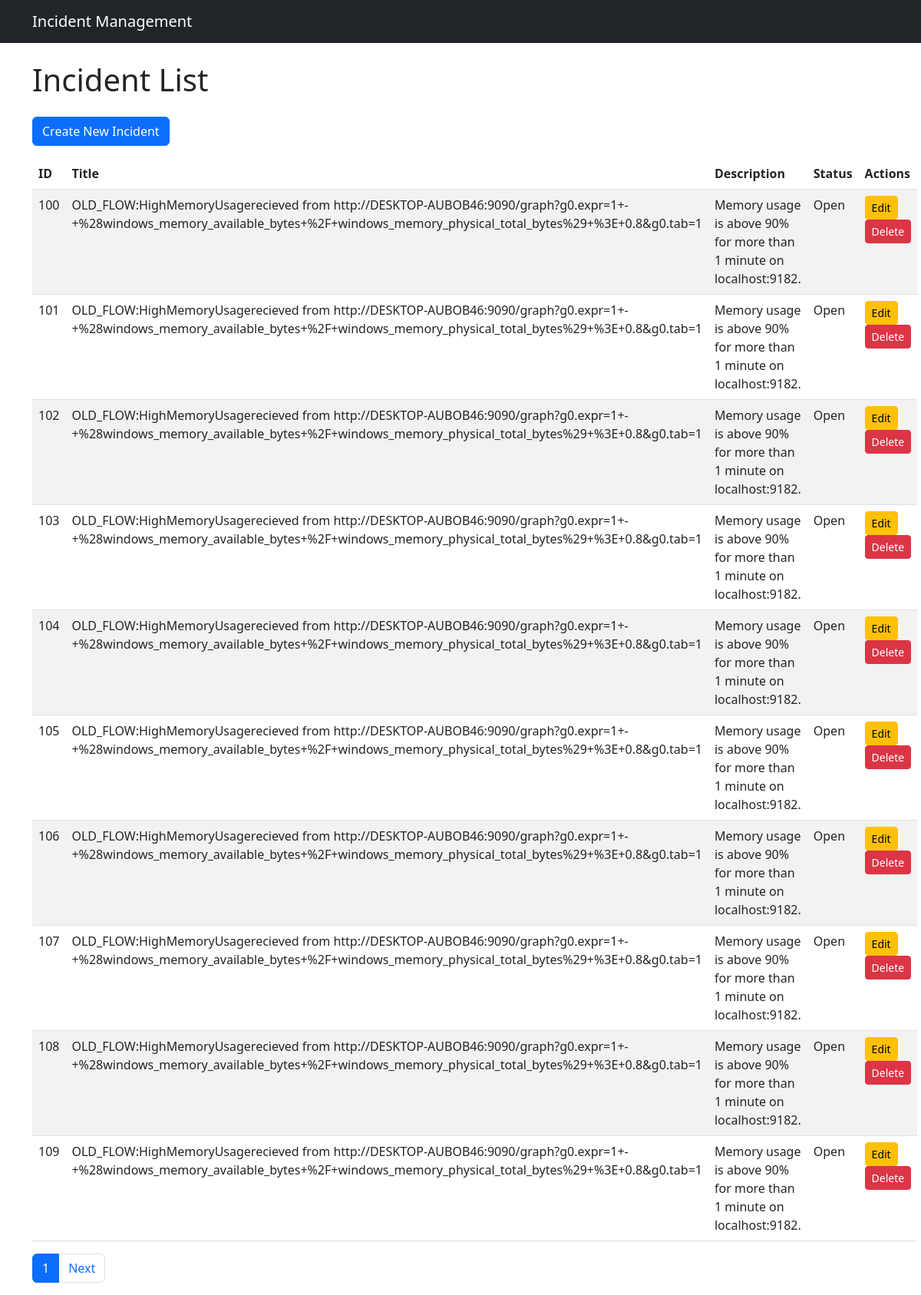
Page /ui/ on the committed database.
### ITSM/models.py (models this page shows, shortened)
class Incident(models.Model):
    STATUS_CHOICES = [
        ('Open', 'Open'),
        ('In Progress', 'In Progress'),
        ('Closed', 'Closed'),
    ]
    title = models.CharField(max_length=200)
    description = models.TextField()
    status = models.CharField(max_length=20, choices=STATUS_CHOICES, default='Open')
    created_at = models.DateTimeField(auto_now_add=True)
    updated_at = models.DateTimeField(auto_now=True)

### ITSM/views.py (the view)
# urls.py: path('ui/', views.incident_list, name='incident_list'),
def incident_list(request):
    incidents = Incident.objects.all()  # Fetch all incidents
    paginator = Paginator(incidents, 10)  # Show 10 incidents per page
    page_number = request.GET.get('page')  # Get page number from the URL
    page_obj = paginator.get_page(page_number)  # Get the paginated data
    return render(request, 'incident_list.html', {'page_obj': page_obj})

### ITSM/templates/incident_list.html (shortened to what this page needs)
{% extends 'base.html' %}
{% block content %}
<h1 class="mb-4">Incident List</h1>
<a href="{% url 'incident_create' %}" class="btn btn-primary mb-3">Create New Incident</a>
<table class="table table-striped">
    <thead>
        <tr>
            <th>ID</th>
            <th>Title</th>
            <th>Description</th>
            <th>Status</th>
            <th>Actions</th>
        </tr>
    </thead>
    <tbody>
        {% for incident in page_obj %}
        <tr>
            <td>{{ incident.id }}</td>
            <td>{{ incident.title }}</td>
            <td>{{ incident.description }}</td>
            <td>{{ incident.status }}</td>
            <td>
                <a href="{% url 'incident_edit' incident.id %}" class="btn btn-sm btn-warning">Edit</a>
                <button type="button" class="btn btn-danger btn-sm" data-bs-toggle="modal" data-bs-target="#deleteModal" data-incident-id="{{ incident.id }}" data-incident-title="{{ incident.title }}">
                    Delete
                </button>
            </td>
        </tr>
        </div>
        {% endfor %}
<nav aria-label="Page navigation">
    <ul class="pagination">
        <li class="page-item active">
            <a class="page-link" href="#">{{ page_obj.number }}</a>
        </li>
        {% if page_obj.has_next %}
        <li class="page-item">
            <a class="page-link" href="?page={{ page_obj.next_page_number }}">Next</a>
        </li>
        {% endif %}
    </ul>
</nav>
{% endblock %}

### ITSM/templates/base.html (shortened to what this page needs)
<!DOCTYPE html>
<html lang="en">
<head>
    <link
        href="https://cdn.jsdelivr.net/npm/bootstrap@5.3.0/dist/css/bootstrap.min.css"
        rel="stylesheet"
    >
</head>
<body>
    <nav class="navbar navbar-expand-lg navbar-dark bg-dark">
        <div class="container">
            <a class="navbar-brand" href="{% url 'incident_list' %}">Incident Management</a>
        </div>
    </nav>
    <div class="container mt-4">
        {% block content %}
        {% endblock %}
</body>
</html>

### rows in the picture
Incident: id "100", title "OLD_FLOW:HighMemoryUsagerecieved from http://DESKTOP-AUBOB46:9090/graph?g0.expr=1+-+%28windows_memory_available_bytes+%2F+windows_memory_physical_total_bytes%29+%3E+0.8&g0.tab=1", description "Memory usage is above 90% for more than 1 minute on localhost:9182.", status "Open"
Incident: id "101", title "OLD_FLOW:HighMemoryUsagerecieved from http://DESKTOP-AUBOB46:9090/graph?g0.expr=1+-+%28windows_memory_available_bytes+%2F+windows_memory_physical_total_bytes%29+%3E+0.8&g0.tab=1", description "Memory usage is above 90% for more than 1 minute on localhost:9182.", status "Open"
Incident: id "102", title "OLD_FLOW:HighMemoryUsagerecieved from http://DESKTOP-AUBOB46:9090/graph?g0.expr=1+-+%28windows_memory_available_bytes+%2F+windows_memory_physical_total_bytes%29+%3E+0.8&g0.tab=1", description "Memory usage is above 90% for more than 1 minute on localhost:9182.", status "Open"
Incident: id "103", title "OLD_FLOW:HighMemoryUsagerecieved from http://DESKTOP-AUBOB46:9090/graph?g0.expr=1+-+%28windows_memory_available_bytes+%2F+windows_memory_physical_total_bytes%29+%3E+0.8&g0.tab=1", description "Memory usage is above 90% for more than 1 minute on localhost:9182.", status "Open"
Incident: id "104", title "OLD_FLOW:HighMemoryUsagerecieved from http://DESKTOP-AUBOB46:9090/graph?g0.expr=1+-+%28windows_memory_available_bytes+%2F+windows_memory_physical_total_bytes%29+%3E+0.8&g0.tab=1", description "Memory usage is above 90% for more than 1 minute on localhost:9182.", status "Open"
Incident: id "105", title "OLD_FLOW:HighMemoryUsagerecieved from http://DESKTOP-AUBOB46:9090/graph?g0.expr=1+-+%28windows_memory_available_bytes+%2F+windows_memory_physical_total_bytes%29+%3E+0.8&g0.tab=1", description "Memory usage is above 90% for more than 1 minute on localhost:9182.", status "Open"
Incident: id "106", title "OLD_FLOW:HighMemoryUsagerecieved from http://DESKTOP-AUBOB46:9090/graph?g0.expr=1+-+%28windows_memory_available_bytes+%2F+windows_memory_physical_total_bytes%29+%3E+0.8&g0.tab=1", description "Memory usage is above 90% for more than 1 minute on localhost:9182.", status "Open"
Incident: id "107", title "OLD_FLOW:HighMemoryUsagerecieved from http://DESKTOP-AUBOB46:9090/graph?g0.expr=1+-+%28windows_memory_available_bytes+%2F+windows_memory_physical_total_bytes%29+%3E+0.8&g0.tab=1", description "Memory usage is above 90% for more than 1 minute on localhost:9182.", status "Open"
Incident: id "108", title "OLD_FLOW:HighMemoryUsagerecieved from http://DESKTOP-AUBOB46:9090/graph?g0.expr=1+-+%28windows_memory_available_bytes+%2F+windows_memory_physical_total_bytes%29+%3E+0.8&g0.tab=1", description "Memory usage is above 90% for more than 1 minute on localhost:9182.", status "Open"
Incident: id "109", title "OLD_FLOW:HighMemoryUsagerecieved from http://DESKTOP-AUBOB46:9090/graph?g0.expr=1+-+%28windows_memory_available_bytes+%2F+windows_memory_physical_total_bytes%29+%3E+0.8&g0.tab=1", description "Memory usage is above 90% for more than 1 minute on localhost:9182.", status "Open"

### other values in the picture
{{ page_obj.number }} "1"
